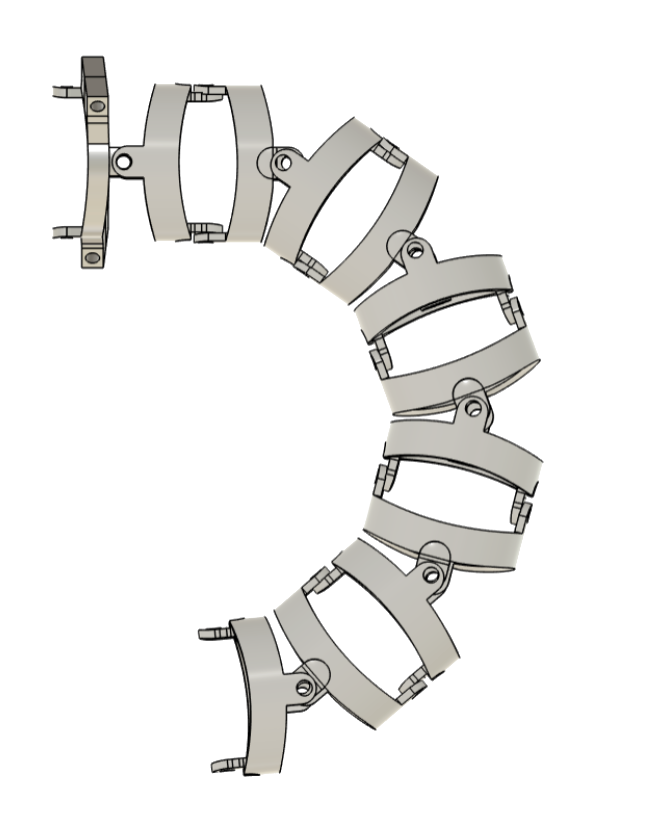
#> input picture images/colonoscope-distal-tip-articulated.png, 660 x 828 px; its folder holds only this picture in this run
$ python remove_white_bg.py
#> lines starting #> are read from the running program, lines starting #| are printed output that depends on the picture; after the words box and inside, x2 and y2 are one past the last pixel; in counts of white or black regions, pixels touching at a corner belong together
#!/usr/bin/env python3
"""Remove near-white or uniform corner backgrounds; save as RGBA PNG."""

from pathlib import Path

from PIL import Image
import numpy as np

IMAGES_DIR = Path(__file__).resolve().parent.parent / "images"
SKIP = {"profile.png"}
ONLY_PREFIXES = ("colonoscope-distal-tip-", "insulin-syringe-buildup-")
WHITE_THRESHOLD = 238
WHITE_SOFTNESS = 18
DARK_TOLERANCE = 42
DARK_SOFTNESS = 12


def soften_alpha(mask: np.ndarray, softness: float) -> np.ndarray:
    """mask: 0 = transparent, 255 = opaque."""
    return np.clip(mask.astype(np.float32), 0, 255).astype(np.uint8)


def remove_white_background(arr: np.ndarray) -> np.ndarray:
    rgb = arr[:, :, :3].astype(np.float32)
    # Distance from pure white (per-channel min distance)
    dist = 255.0 - np.min(rgb, axis=2)
    alpha = np.clip((dist - (255 - WHITE_THRESHOLD)) * (255.0 / WHITE_SOFTNESS), 0, 255)
    out = arr.copy()
    out[:, :, 3] = soften_alpha(alpha, WHITE_SOFTNESS)
    return out


# [17 lines left out: function remove_uniform_background, not called in this run]


def is_mostly_white(arr: np.ndarray) -> bool:
    rgb = arr[:, :, :3]
    whiteish = np.all(rgb >= WHITE_THRESHOLD - 5, axis=2)
    return whiteish.mean() > 0.35


def process_file(path: Path) -> None:
    im = Image.open(path).convert("RGBA")
    arr = np.array(im)
    if is_mostly_white(arr):
        arr = remove_white_background(arr)
    else:
        arr = remove_uniform_background(arr)
    Image.fromarray(arr).save(path, "PNG", optimize=True)
    print(f"OK {path.name}")


def main() -> None:
    for path in sorted(IMAGES_DIR.glob("*.png")):
        if path.name in SKIP:
            continue
        if not path.name.startswith(ONLY_PREFIXES):
            continue
        process_file(path)
#> in process_file, im is the input picture: PIL image 660x828 RGBA; mean R, G, B, A 240.4, 240, 238.9, 43.3
#> in is_mostly_white, `whiteish = np.all(rgb >= WHITE_THRESHOLD - 5, axis=2)`:
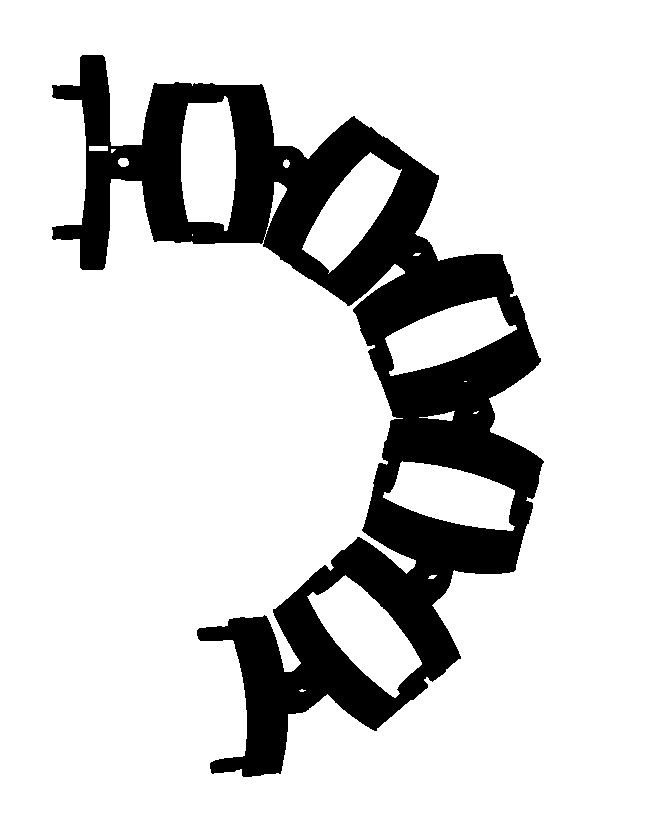
#> whiteish: shape (828, 660) bool; 83% white; 1 black region, box (x1, y1, x2, y2) and area: (52, 55, 544, 777) 93096
#> in remove_white_background, `dist = 255.0 - np.min(rgb, axis=2)`:
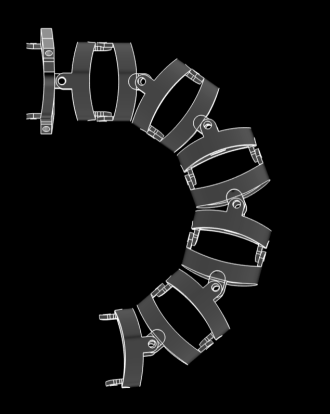
#> dist: shape (828, 660) float32 (shown at 1/2 size); min 0, max 255, mean 16.1
#> in remove_white_background, `alpha = np.clip((dist - (255 - WHITE_THRESHOLD)) * (255.0 / WHITE_SOFT..`:
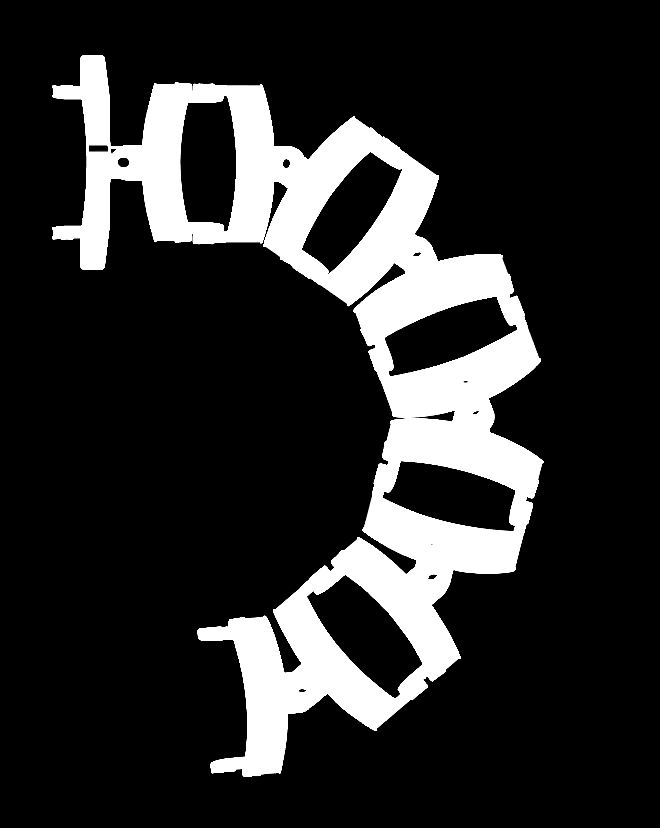
#> alpha: shape (828, 660) float32; min 0, max 255, mean 43.3


if __name__ == "__main__":
    main()

$ run again, on images/colonoscope-distal-tip-segment-3.png
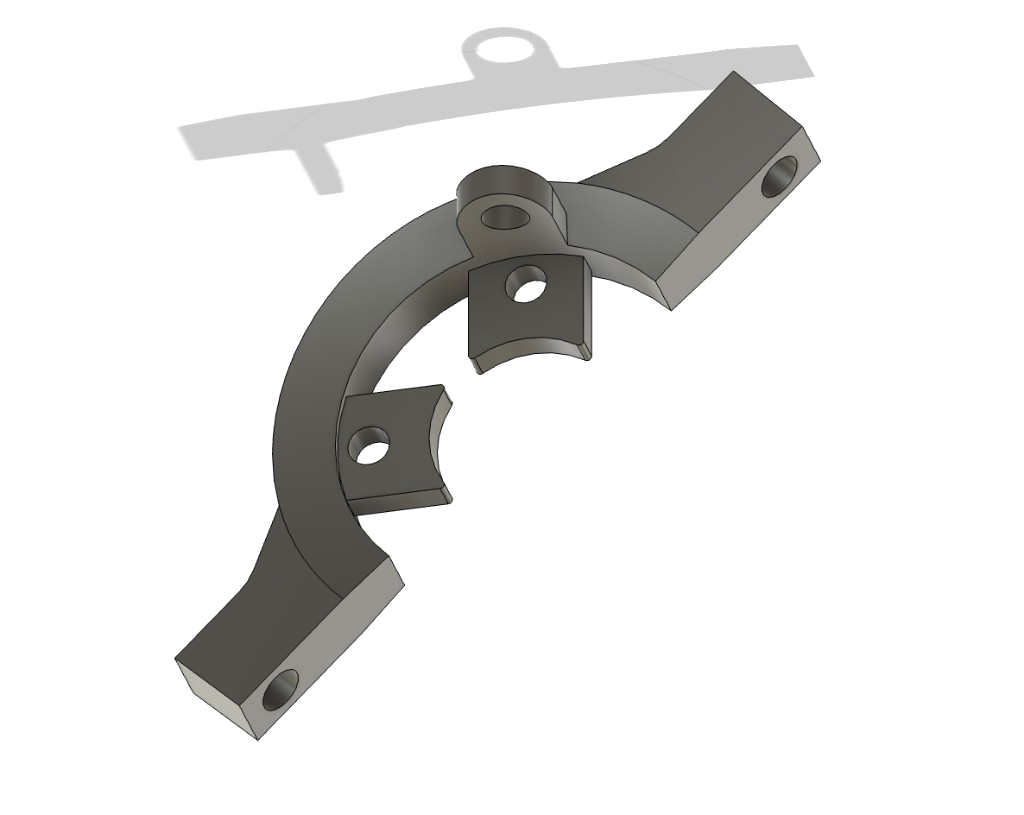
#> input picture images/colonoscope-distal-tip-segment-3.png, 1024 x 815 px
#> in process_file, im is the input picture: PIL image 1024x815 RGBA; mean R, G, B, A 231, 230.9, 230, 45.5
#> in is_mostly_white, `whiteish = np.all(rgb >= WHITE_THRESHOLD - 5, axis=2)`:
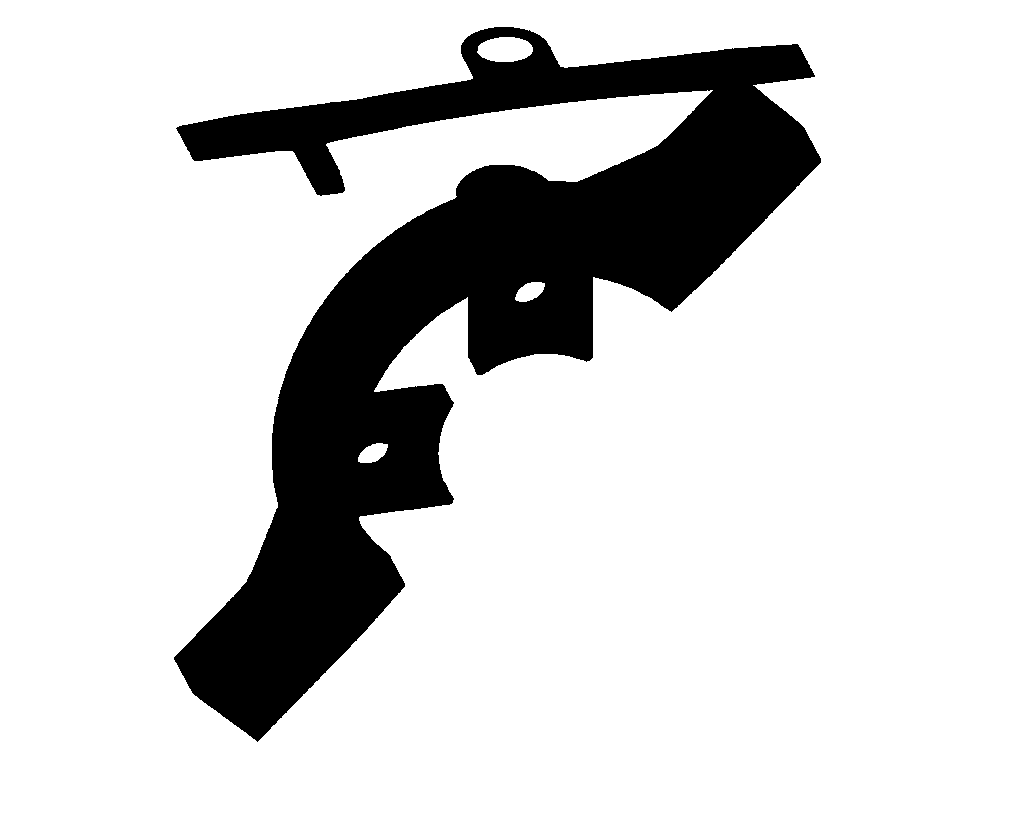
#> whiteish: shape (815, 1024) bool; 82.1% white; 1 black region, box (x1, y1, x2, y2) and area: (174, 27, 821, 742) 149148
#> in remove_white_background, `alpha = np.clip((dist - (255 - WHITE_THRESHOLD)) * (255.0 / WHITE_SOFT..`:
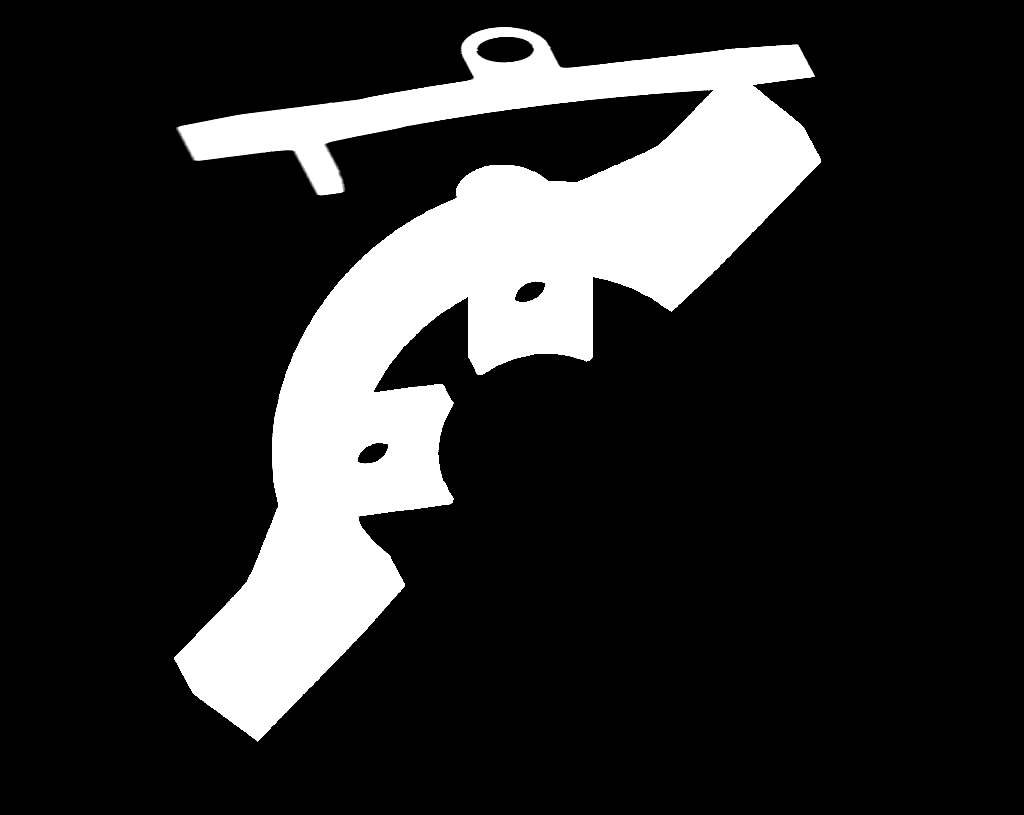
#> alpha: shape (815, 1024) float32; min 0, max 255, mean 45.5
